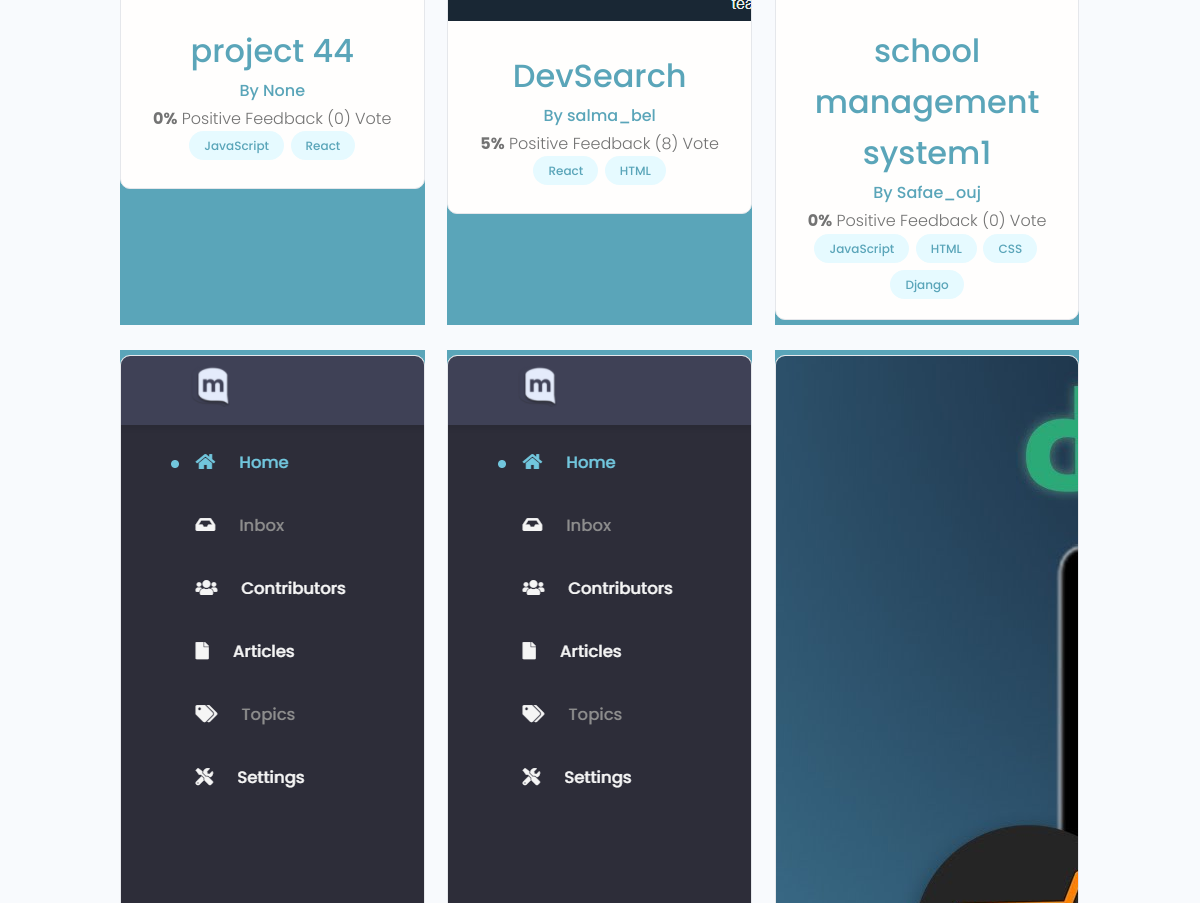
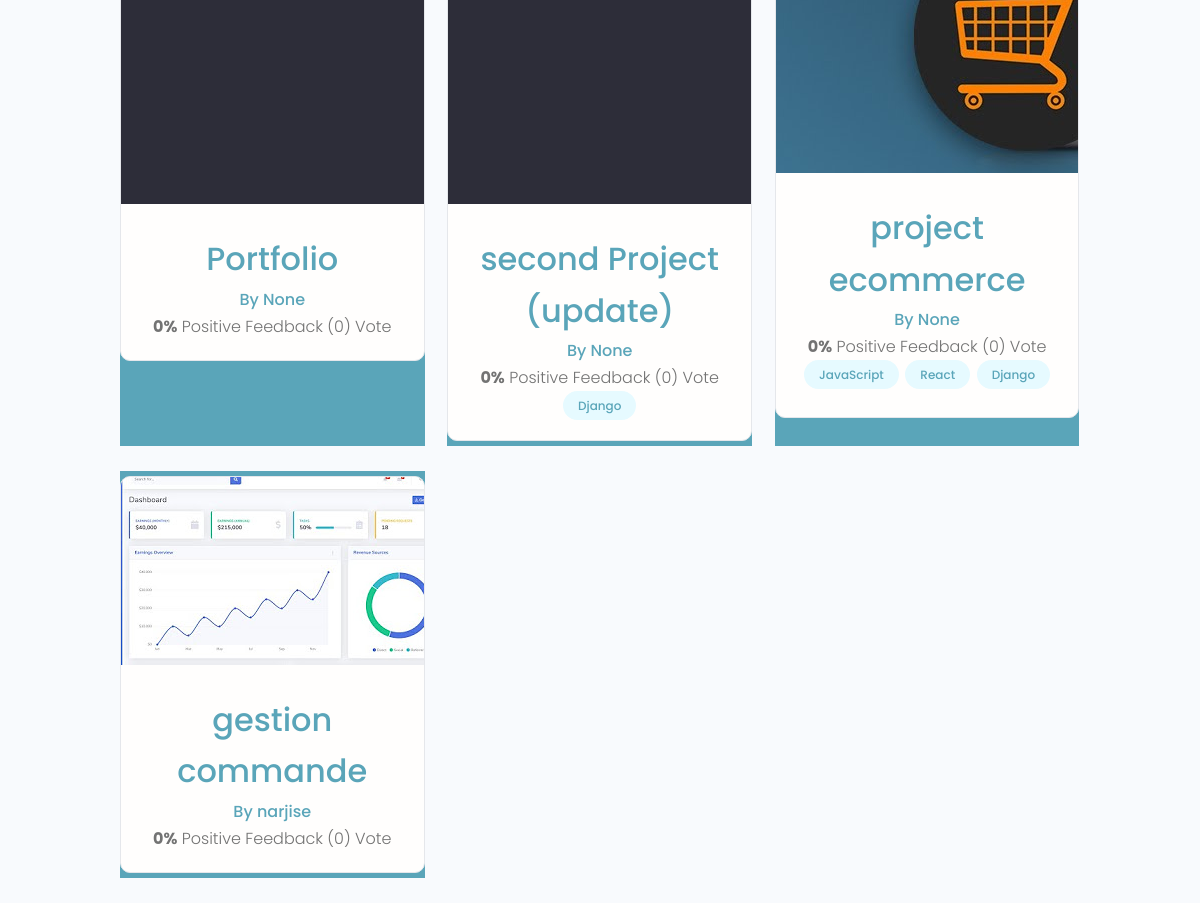
The page /projects/ (lower part) on the database as committed earlier (2 pictures, top to bottom).
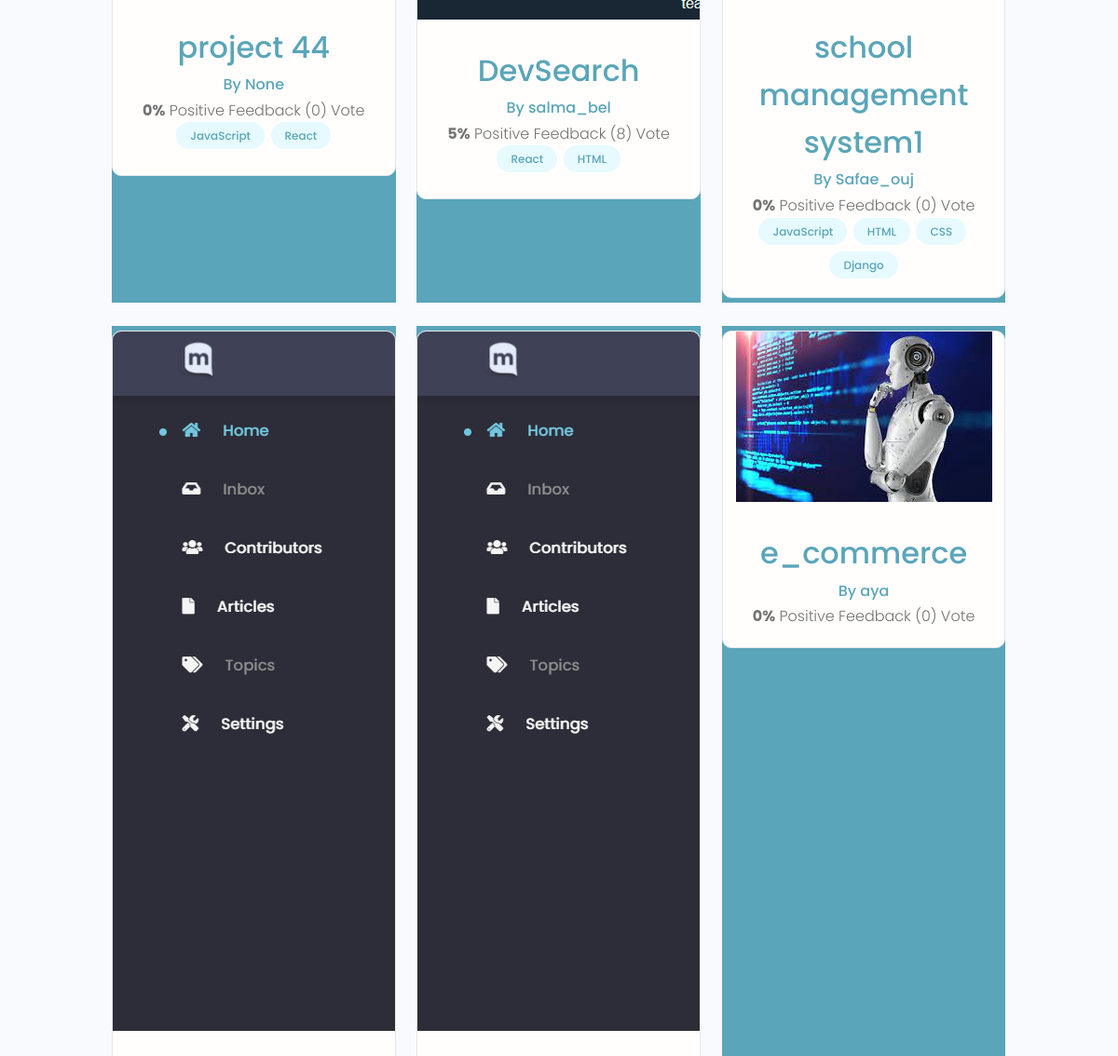
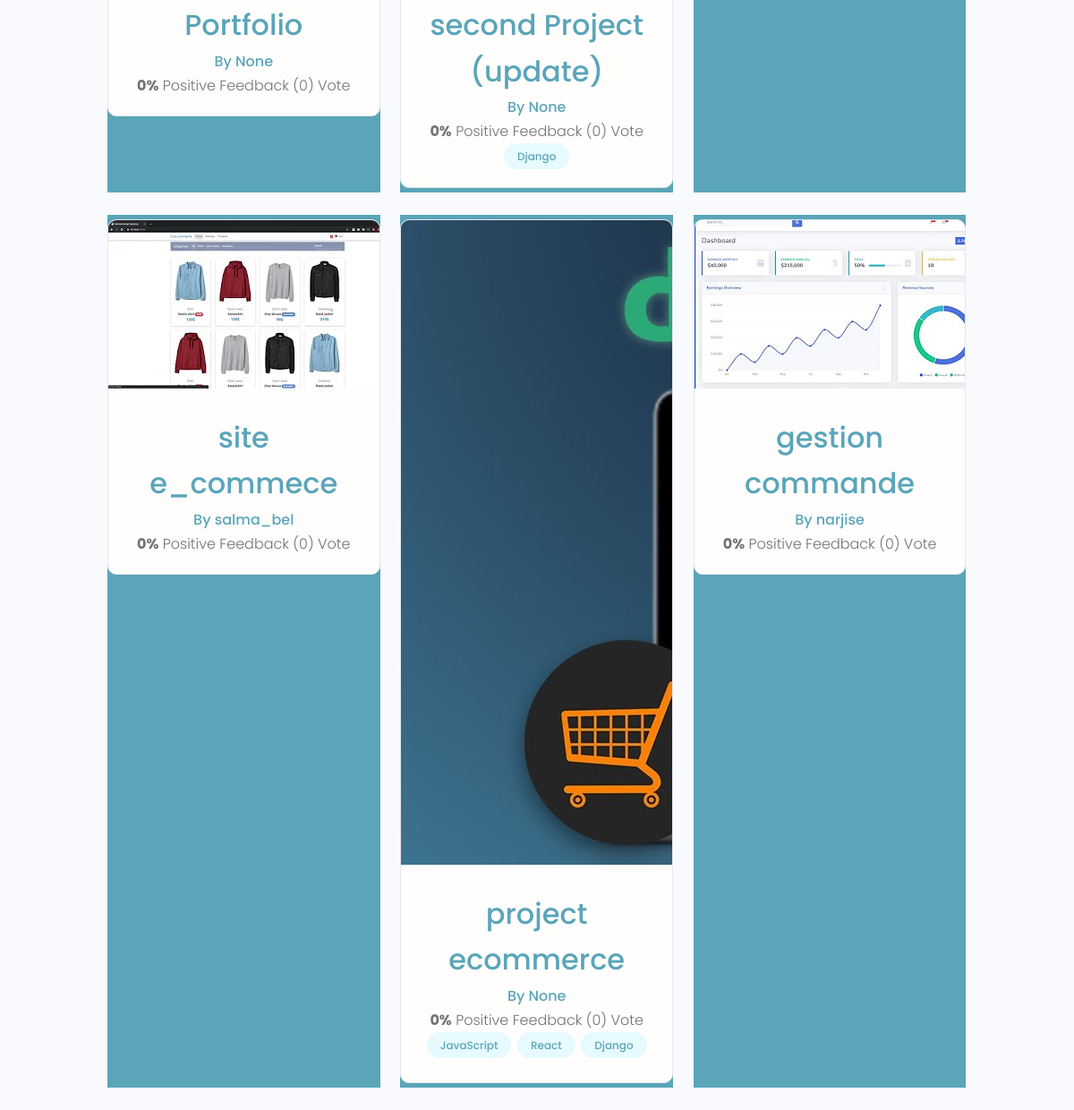
The same page on the database as committed later (2 pictures, top to bottom).
### projects/models.py (models this page shows, shortened)
class Project(models.Model):
    owner = models.ForeignKey(
         Profile, null=True, blank=True, on_delete=models.SET_NULL)
    title = models.CharField(max_length=200)
    description = models.TextField(null=True, blank=True)
    featured_image = models.ImageField(
        null=True, blank=True, default="default.jpg")
    demo_link = models.CharField(max_length=2000, null=True, blank=True)
    source_link = models.CharField(max_length=2000, null=True, blank=True)
    tags = models.ManyToManyField('Tag', blank=True)
    vote_total = models.IntegerField(default=0, null=True, blank=True)
    vote_ratio = models.IntegerField(default=0, null=True, blank=True)
    created = models.DateTimeField(auto_now_add=True)
    id = models.UUIDField(default=uuid.uuid4, unique=True,
                          primary_key=True, editable=False)
    @property
    def imageURL(self):
        try:
                img= self.featured_image.url
        except:
            img= ''
        return img

class Tag(models.Model):
    name=models.CharField(max_length=200)
    created = models.DateTimeField(auto_now_add=True)
    id = models.UUIDField(default=uuid.uuid4, unique=True,
                      primary_key=True, editable=False)

### users/models.py (models this page shows, shortened)
class Profile(models.Model):
    user = models.OneToOneField(
        User, on_delete=models.CASCADE, null=True, blank=True)
    name = models.CharField(max_length=200, blank=True, null=True)
    email = models.EmailField(max_length=500, blank=True, null=True)
    username = models.CharField(max_length=200, blank=True, null=True)
    location = models.CharField(max_length=200, blank=True, null=True)
    short_intro = models.CharField(max_length=200, blank=True, null=True)
    bio = models.TextField(blank=True, null=True)
    profile_image = models.ImageField(
        null=True, blank=True, upload_to='profiles/', default="profiles/user-default.png")
    social_github = models.CharField(max_length=200, blank=True, null=True)
    social_twitter = models.CharField(max_length=200, blank=True, null=True)
    social_linkedin = models.CharField(max_length=200, blank=True, null=True)
    social_youtube = models.CharField(max_length=200, blank=True, null=True)
    social_website = models.CharField(max_length=200, blank=True, null=True)
    created = models.DateTimeField(auto_now_add=True)
    id = models.UUIDField(default=uuid.uuid4, unique=True,
                          primary_key=True, editable=False)
    def __str__(self):
        return str(self.username)
    class Meta:
        ordering = ['created']

### projects/views.py (the view)
# urls.py: path('projects/',include('projects.urls')),
def projects(request):
    projects, search_query= searchProjects(request)
    context= {'projects':projects ,'search_query':search_query}
    return render(request,'projects/projects.html',context)

### projects/utils.py (called while the page is built)
def searchProjects(request):
    search_query = ''
    if request.GET.get('search_query'):
        search_query = request.GET.get('search_query')
    tags =Tag.objects.filter(name__icontains=search_query)
    projects = Project.objects.distinct().filter(
        Q(title__icontains=search_query) |
        Q(description__icontains=search_query) |
        Q(owner__name__icontains=search_query)|
        Q(tags__in=tags)
    )
    return projects , search_query

### projects/templates/projects/projects.html (shortened to what this page needs)
{% extends 'main.html' %}
{% load static %}
{% block content %}
<main class="projects">
  <section class="projectsList">
    <div class="container">
      <div class="grid grid--three">
        {% for project  in projects %}
        <div class="column">
          <div class="card project">
            <a href="{% url 'project' project.id %}" class="project">
              <img class="project__thumbnail" src="{{project.imageURL}}" alt="project thumbnail" />
              <div class="card__body">
                <h3 class="project__title">{{project.title}}</h3>
                <p><a class="project__author" href="">By {{ project.owner}}</a></p>
                <p class="project--rating">
                  <span style="font-weight: bold;">{{project.vote_ratio}}%</span> Positive
                  Feedback ({{project.vote_total}}) Vote{{project.vote|pluralize:"s"}}
                </p>
                <div class="project__tags">
                  {% for tag in  project.tags.all %}
                  <span class="tag tag--pill tag--main">
                    <small>{{tag.name}}</small>
                  </span>
                  {%endfor%}
                </div>
              </div>
            </a>
          </div>
        </div>
        {%endfor %}
      </div>
    </div>
  </section>
</main>
  {% endblock content %}

### templates/main.html (shortened to what this page needs)
<!DOCTYPE html>
{% load static %}
<html>
<head>
    <link rel='stylesheet' type='text/css' media='screen' href='{%  static "styles/main.css" %}'>
    <link rel="stylesheet" href="https://cdnjs.cloudflare.com/ajax/libs/font-awesome/5.15.3/css/all.min.css" />
  <link rel="stylesheet" href="https://cdn.iconmonstr.com/1.3.0/css/iconmonstr-iconic-font.min.css" />
  <link rel="stylesheet" href="{% static 'uikit/styles/uikit.css' %}" />
  <link rel="stylesheet" href="{% static 'styles/app.css'%}" />
  <link rel="stylesheet" href="https://cdnjs.cloudflare.com/ajax/libs/font-awesome/4.7.0/css/font-awesome.min.css">
</head>
<body>
    {% block content %}{% endblock content %}
</body>
</html>

### templates/navbar.html (shortened to what this page needs)
{% load static %}

### static/uikit/app.css (style rules this page uses)
.layout > .column, .grid > .column { color: var(--color-light); text-align: center; background: var(--color-main); }

### static/uikit/styles/modules/_variables.css (style rules this page uses)
:root { --color-main: #5aa5b9; --color-main-light: #e6faff; --color-sub: #3f4156; --color-sub-light: #51546e; --color-sub-lighter: #ededfd; --color-text: #737373; --color-gray: #8b8b8b; --color-light: #e5e7eb; --color-light-gray: #767676; --color-bg: #f8fafd; --color-white: #fffefd; --color-white-light: #f3f3f3; --color-success: #359e64; --color-success-bg: #def8e8; --color-error: #fc4b0b; --color-error-bg: #fff2ee; --font-base: 'Poppins', arial, helvetica, 'Segoe UI', roboto, ubuntu, sans-serif; --font-monospace: 'Fira Code', 'Courier New', courier, monospace; --font-regular: 300; --font-medium: 500; --font-bold: 700; --generic-shadow: 1px 1px 5px #00000010; --generic-transition: all 0.3s ease-in-out; }

### static/uikit/styles/modules/_base.css (style rules this page uses)
* { margin: 0; padding: 0; box-sizing: border-box; text-rendering: optimizeLegibility; color: inherit; font-size: inherit; }
html { font-size: 50%; }
@media only screen and (min-width: 480px) { html { font-size: 56.25%; } }
@media only screen and (min-width: 1200px) { html { font-size: 62.5%; } }
body { line-height: 1.6; font-weight: 400; font-size: 1.5rem; color: var(--color-text); background-color: var(--color-bg); min-height: 100vh; }

### static/uikit/styles/modules/_typography.css (style rules this page uses)
* { font-family: var(--font-base); }
h3 { font-size: 3.2rem; font-weight: var(--font-medium); }
p, span, strong { font-size: 1.6rem; color: var(--color-text); font-weight: var(--font-regular); }
a { padding-bottom: 2px; text-decoration: none; display: inline-block; color: var(--color-main); font-weight: var(--font-medium); }

### static/uikit/styles/modules/_utilities.css (style rules this page uses)
.container { width: 92%; max-width: 165rem; margin: 0 auto; box-sizing: border-box; }
@media screen and (min-width: 1000px) { .container { width: 90%; } }
@media screen and (min-width: 1200px) { .container { width: 80%; } }

### static/uikit/styles/modules/_card.css (style rules this page uses)
.card { border-radius: 1rem; background-color: var(--color-white); border: 1.5px solid var(--color-light); width: auto; height: auto; margin-top: 0.5rem; margin-bottom: 0.5rem; overflow: hidden; }
.card__body, .card__header { padding: 2rem 2.5rem; }

### static/uikit/styles/modules/_tag.css (style rules this page uses)
.tag { display: inline-flex; align-items: center; background-color: var(--color-sub); height: -webkit-fit-content; height: -moz-fit-content; height: fit-content; width: -webkit-fit-content; width: -moz-fit-content; width: fit-content; border-radius: 0.5rem; padding: 0.5rem 1.5rem; font-size: 1.2rem; cursor: pointer; }
.tag:not(:last-child) { margin-right: 0.25rem; margin-bottom: 0.75rem; }
.tag > small { color: var(--color-white); }
.tag--pill { border-radius: 5rem; }
.tag--main, .tag--main > small { background: var(--color-main-light); color: var(--color-main); font-weight: 500; }

### static/uikit/styles/modules/_grid.css (style rules this page uses)
.grid { display: flex; flex-wrap: wrap; justify-content: flex-start; align-items: stretch; }
.grid > .column { min-width: 28rem; margin-bottom: 2.5rem; }
.grid--three > .column { flex-basis: 100%; }
@media screen and (min-width: 800px) { .grid--three { margin-right: -2%; } }
@media screen and (min-width: 800px) { .grid--three > .column { margin-right: 2%; } }
@media screen and (min-width: 800px) { .grid--three > .column { flex-basis: 48%; } }
@media screen and (min-width: 1200px) { .grid--three { margin-right: -2.33%; } }
@media screen and (min-width: 1200px) { .grid--three > .column { margin-right: 2.33%; } }
@media screen and (min-width: 1200px) { .grid--three > .column { flex-basis: 31%; } }

Rows that differ between the two databases and show on the page:
added Project: imageURL (picture), title "e_commerce", owner "aya", vote_ratio "0", vote_total "0"
added Project: imageURL (placeholder picture), title "site e_commece", owner "salma_bel", vote_ratio "0", vote_total "0"
